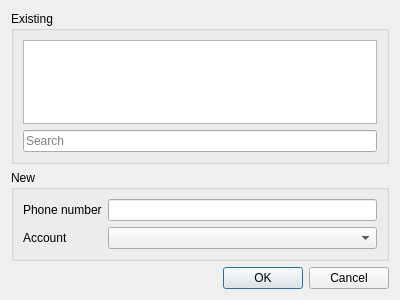
<?xml version="1.0" encoding="UTF-8"?>
<ui version="4.0">
 <class>ContactMethodSelector</class>
 <widget class="QDialog" name="ContactMethodSelector">
  <property name="geometry">
   <rect>
    <x>0</x>
    <y>0</y>
    <width>400</width>
    <height>300</height>
   </rect>
  </property>
  <property name="windowTitle">
   <string>Dialog</string>
  </property>
  <layout class="QVBoxLayout" name="verticalLayout_2">
   <item>
    <widget class="QGroupBox" name="groupBox">
     <property name="title">
      <string>Existing</string>
     </property>
     <layout class="QVBoxLayout" name="verticalLayout">
      <item>
       <widget class="QListView" name="listView"/>
      </item>
      <item>
       <widget class="FilterLineEdit" name="m_pFilterLE">
        <property name="placeholderText">
         <string>Search</string>
        </property>
       </widget>
      </item>
     </layout>
    </widget>
   </item>
   <item>
    <widget class="QGroupBox" name="groupBox_2">
     <property name="title">
      <string>New</string>
     </property>
     <layout class="QFormLayout" name="formLayout_2">
      <item row="0" column="0">
       <widget class="QLabel" name="label_2">
        <property name="text">
         <string>Phone number</string>
        </property>
       </widget>
      </item>
      <item row="0" column="1">
       <widget class="QLineEdit" name="lineEdit"/>
      </item>
      <item row="1" column="0">
       <widget class="QLabel" name="label">
        <property name="text">
         <string>Account</string>
        </property>
       </widget>
      </item>
      <item row="1" column="1">
       <widget class="QComboBox" name="comboBox"/>
      </item>
     </layout>
    </widget>
   </item>
   <item>
    <widget class="QDialogButtonBox" name="buttonBox">
     <property name="orientation">
      <enum>Qt::Horizontal</enum>
     </property>
     <property name="standardButtons">
      <set>QDialogButtonBox::Cancel|QDialogButtonBox::Ok</set>
     </property>
    </widget>
   </item>
  </layout>
 </widget>
 <customwidgets>
  <customwidget>
   <class>FilterLineEdit</class>
   <extends>QLineEdit</extends>
   <header>widgets/filterlineedit.h</header>
  </customwidget>
 </customwidgets>
 <tabstops>
  <tabstop>m_pFilterLE</tabstop>
  <tabstop>listView</tabstop>
  <tabstop>lineEdit</tabstop>
  <tabstop>comboBox</tabstop>
  <tabstop>buttonBox</tabstop>
 </tabstops>
 <resources/>
 <connections>
  <connection>
   <sender>buttonBox</sender>
   <signal>accepted()</signal>
   <receiver>ContactMethodSelector</receiver>
   <slot>accept()</slot>
   <hints>
    <hint type="sourcelabel">
     <x>248</x>
     <y>254</y>
    </hint>
    <hint type="destinationlabel">
     <x>157</x>
     <y>274</y>
    </hint>
   </hints>
  </connection>
  <connection>
   <sender>buttonBox</sender>
   <signal>rejected()</signal>
   <receiver>ContactMethodSelector</receiver>
   <slot>reject()</slot>
   <hints>
    <hint type="sourcelabel">
     <x>316</x>
     <y>260</y>
    </hint>
    <hint type="destinationlabel">
     <x>286</x>
     <y>274</y>
    </hint>
   </hints>
  </connection>
 </connections>
</ui>
